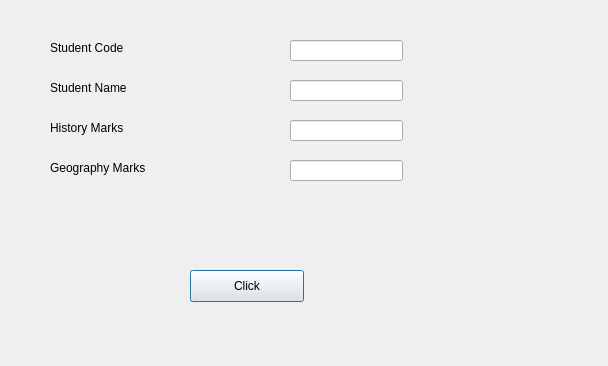
<?xml version="1.0" encoding="UTF-8"?>
<ui version="4.0">
 <class>Dialog</class>
 <widget class="QDialog" name="Dialog">
  <property name="geometry">
   <rect>
    <x>0</x>
    <y>0</y>
    <width>608</width>
    <height>366</height>
   </rect>
  </property>
  <property name="windowTitle">
   <string>Dialog</string>
  </property>
  <widget class="QLineEdit" name="lineEditCode">
   <property name="geometry">
    <rect>
     <x>290</x>
     <y>40</y>
     <width>113</width>
     <height>21</height>
    </rect>
   </property>
  </widget>
  <widget class="QLineEdit" name="lineEditGeographyMarks">
   <property name="geometry">
    <rect>
     <x>290</x>
     <y>160</y>
     <width>113</width>
     <height>21</height>
    </rect>
   </property>
  </widget>
  <widget class="QLineEdit" name="lineEditHistoryMarks">
   <property name="geometry">
    <rect>
     <x>290</x>
     <y>120</y>
     <width>113</width>
     <height>21</height>
    </rect>
   </property>
  </widget>
  <widget class="QLineEdit" name="lineEditName">
   <property name="geometry">
    <rect>
     <x>290</x>
     <y>80</y>
     <width>113</width>
     <height>21</height>
    </rect>
   </property>
  </widget>
  <widget class="QLabel" name="label">
   <property name="geometry">
    <rect>
     <x>50</x>
     <y>40</y>
     <width>131</width>
     <height>16</height>
    </rect>
   </property>
   <property name="text">
    <string>Student Code</string>
   </property>
  </widget>
  <widget class="QLabel" name="label_2">
   <property name="geometry">
    <rect>
     <x>50</x>
     <y>80</y>
     <width>131</width>
     <height>16</height>
    </rect>
   </property>
   <property name="text">
    <string>Student Name</string>
   </property>
  </widget>
  <widget class="QLabel" name="label_3">
   <property name="geometry">
    <rect>
     <x>50</x>
     <y>120</y>
     <width>131</width>
     <height>16</height>
    </rect>
   </property>
   <property name="text">
    <string>History Marks</string>
   </property>
  </widget>
  <widget class="QLabel" name="label_4">
   <property name="geometry">
    <rect>
     <x>50</x>
     <y>160</y>
     <width>131</width>
     <height>16</height>
    </rect>
   </property>
   <property name="text">
    <string>Geography Marks</string>
   </property>
  </widget>
  <widget class="QLabel" name="labelResponse">
   <property name="geometry">
    <rect>
     <x>60</x>
     <y>210</y>
     <width>341</width>
     <height>31</height>
    </rect>
   </property>
   <property name="text">
    <string/>
   </property>
   <property name="wordWrap">
    <bool>true</bool>
   </property>
  </widget>
  <widget class="QPushButton" name="ButtonClickMe">
   <property name="geometry">
    <rect>
     <x>190</x>
     <y>270</y>
     <width>114</width>
     <height>32</height>
    </rect>
   </property>
   <property name="text">
    <string>Click</string>
   </property>
  </widget>
 </widget>
 <resources/>
 <connections/>
</ui>
